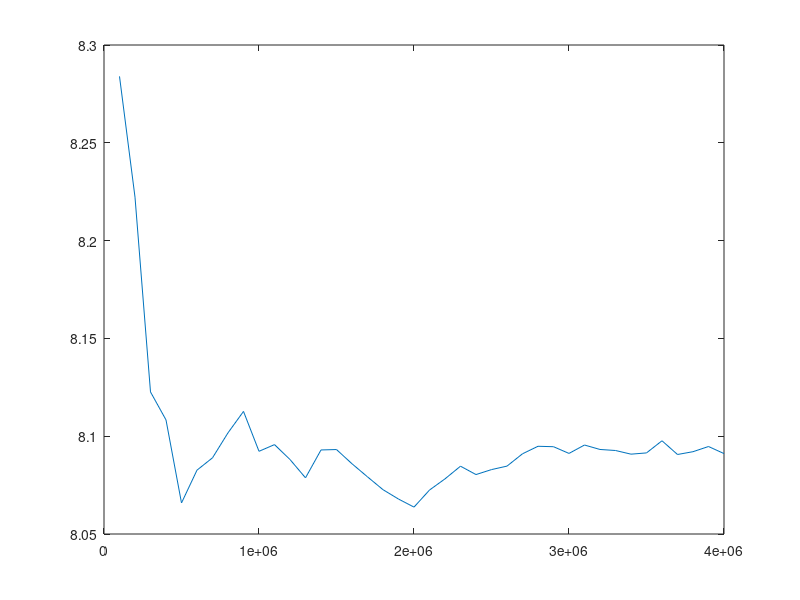

This chart was generated by the following MATLAB code:
MC = [100000, 200000, 300000, 400000, 500000, 600000, 700000, 800000, 900000, 1e+06, 1.1e+06, 1.2e+06, 1.3e+06, 1.4e+06, 1.5e+06, 1.6e+06, 1.7e+06, 1.8e+06, 1.9e+06, 2e+06, 2.1e+06, 2.2e+06, 2.3e+06, 2.4e+06, 2.5e+06, 2.6e+06, 2.7e+06, 2.8e+06, 2.9e+06, 3e+06, 3.1e+06, 3.2e+06, 3.3e+06, 3.4e+06, 3.5e+06, 3.6e+06, 3.7e+06, 3.8e+06, 3.9e+06, 4e+06, ];
e_var = [8.28396, 8.22221, 8.12263, 8.10833, 8.06588, 8.08265, 8.08895, 8.10173, 8.11267, 8.09228, 8.0957, 8.08808, 8.07871, 8.09297, 8.09318, 8.08591, 8.07922, 8.07266, 8.06787, 8.06375, 8.07247, 8.07819, 8.08467, 8.08039, 8.08293, 8.08471, 8.09101, 8.09485, 8.09463, 8.0912, 8.09549, 8.09322, 8.09269, 8.09082, 8.09146, 8.09766, 8.09065, 8.09208, 8.09473, 8.09112, ];
m_var = [21.0548, 21.2915, 21.1171, 21.1721, 21.0677, 21.1231, 21.1544, 21.0967, 21.1885, 21.1773, 21.2212, 21.1696, 21.1638, 21.186, 21.2347, 21.2295, 21.2289, 21.2529, 21.264, 21.252, 21.2912, 21.2862, 21.2989, 21.2744, 21.2796, 21.2894, 21.2902, 21.2932, 21.292, 21.2808, 21.2797, 21.2776, 21.2833, 21.3137, 21.2977, 21.3092, 21.2814, 21.2985, 21.2962, 21.291, ];
mean_mag = [0.460618, 0.451919, 0.453907, 0.453012, 0.452925, 0.453883, 0.453793, 0.454538, 0.452978, 0.453128, 0.452189, 0.452837, 0.452304, 0.452467, 0.451878, 0.451931, 0.451617, 0.451334, 0.450855, 0.450982, 0.450425, 0.450953, 0.450889, 0.451092, 0.450811, 0.450649, 0.451131, 0.4512, 0.45124, 0.451752, 0.451996, 0.452097, 0.451848, 0.451219, 0.451399, 0.451341, 0.451646, 0.451466, 0.451647, 0.451564, ];
time_used = [6.63692, 13.091, 19.4582, 25.8489, 32.3228, 38.7416, 45.216, 51.5449, 58.008, 64.4489, 70.8647, 77.1591, 83.4988, 90.0326, 97.1513, 103.518, 110.184, 116.772, 123.266, 129.717, 136.175, 142.623, 149.298, 156.257, 162.85, 169.37, 175.741, 182.362, 188.705, 195.116, 201.696, 208.048, 214.447, 220.808, 227.079, 233.404, 239.67, 245.997, 252.312, 258.553, ];
accepted_states = [107.408, 54.169, 35.8703, 26.9993, 21.5812, 17.893, 15.3697, 13.4486, 12.0555, 10.772, 9.85258, 8.96679, 8.3261, 7.67955, 7.21708, 6.73651, 6.36528, 5.99946, 5.70383, 5.38105, 5.17652, 4.88559, 4.69617, 4.4895, 4.34514, 4.15435, 3.96549, 3.85047, 3.72504, 3.56299, 3.46836, 3.36503, 3.28511, 3.20347, 3.07515, 2.99649, 2.90323, 2.84422, 2.7547, 2.70435, ];
probability = [0, -500, -484, -448, -432, -476, -448, -424, -372, -584, -524, -444, -480, -368, -476, -388, -440, -468, -436, -524, -464, -484, -516, -556, -480, -508, -516, -504, -600, -512, -452, -436, -560, -436, -412, -496, -528, -512, -492, -468, ];
avg_energy = [-1.23914, -1.23615, -1.2367, -1.23636, -1.23626, -1.23684, -1.237, -1.23715, -1.23657, -1.23662, -1.23632, -1.23644, -1.23623, -1.23639, -1.23619, -1.2362, -1.23609, -1.23603, -1.23586, -1.23594, -1.23567, -1.23579, -1.23577, -1.23581, -1.23563, -1.23562, -1.23584, -1.23587, -1.23585, -1.23608, -1.23616, -1.23619, -1.23607, -1.23587, -1.23593, -1.23594, -1.23601, -1.23598, -1.23604, -1.23599, ];
plot(MC, e_var)
